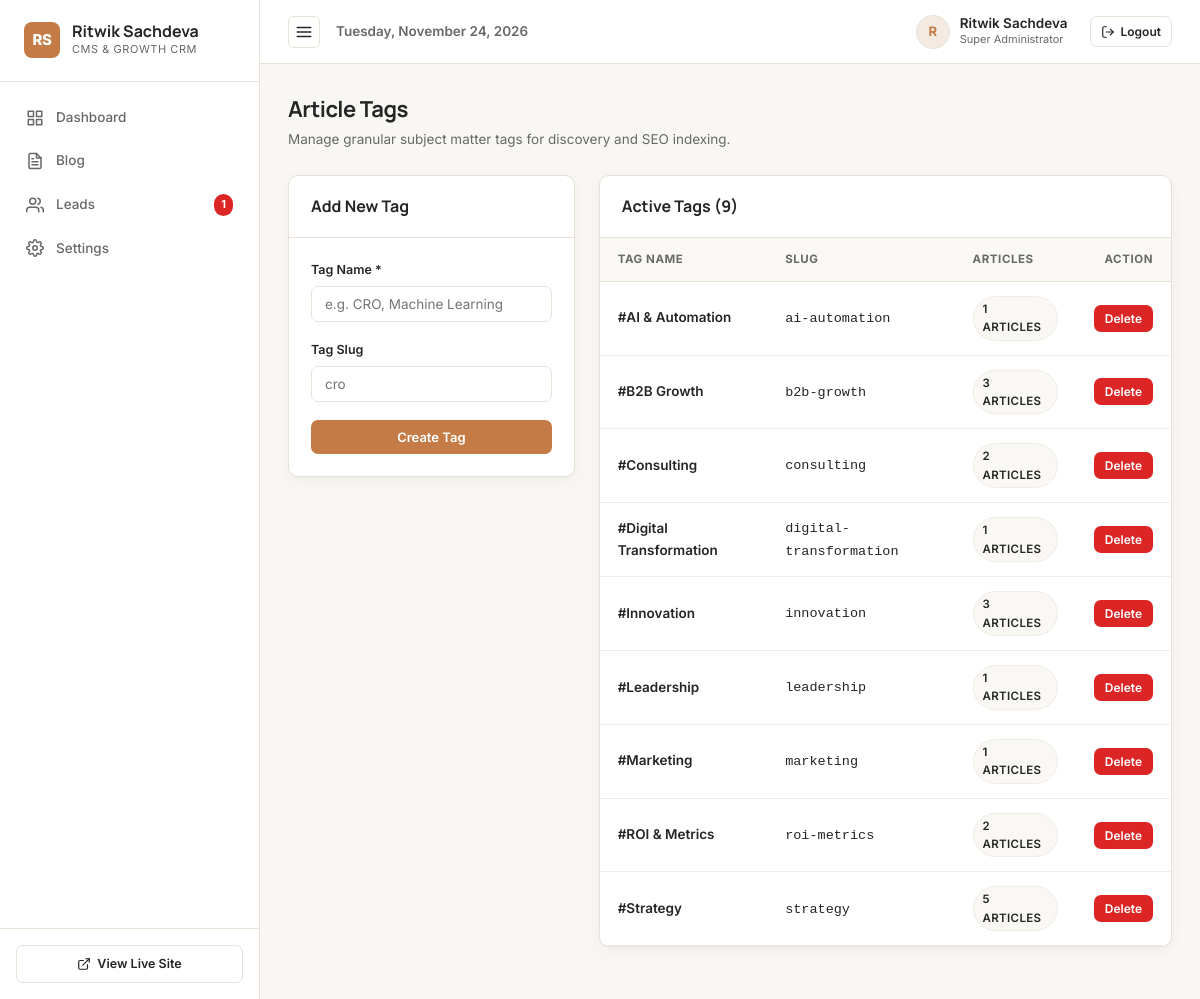
The app's page /admin/tags.php (signed in) with its own data.
### tables this page shows
CREATE TABLE `blog_tags` (
    `id` INT UNSIGNED AUTO_INCREMENT PRIMARY KEY,
    `name` VARCHAR(100) NOT NULL,
    `slug` VARCHAR(120) NOT NULL UNIQUE,
    `created_at` DATETIME NOT NULL DEFAULT CURRENT_TIMESTAMP,
    INDEX `idx_tag_slug` (`slug`)
);

### includes/config.php (called while the page is built, shortened)
<?php
function e($string): string {
    return htmlspecialchars((string)$string, ENT_QUOTES, 'UTF-8');
}

### admin/tags.php (the view, shortened to what this page needs)
<?php
require_once __DIR__ . '/includes/header.php';
$tags = $pdo->query("
    SELECT t.*, COUNT(btr.blog_id) AS blog_count
    FROM blog_tags t
    LEFT JOIN blog_tag_relations btr ON btr.tag_id = t.id
    GROUP BY t.id
    ORDER BY t.name ASC
")->fetchAll();
?>
<div class="admin-page-header">
  <div>
    <h1 class="admin-page-title">Article Tags</h1>
    <p class="admin-page-subtitle">Manage granular subject matter tags for discovery and SEO indexing.</p>
  </div>
</div>
<div style="display: grid; grid-template-columns: 1fr 2fr; gap: 24px; align-items: flex-start;">
  <div class="admin-card">
    <div class="admin-card-header">
      <h3 class="admin-card-title">Add New Tag</h3>
    </div>
    <div class="admin-card-body">
      <form method="POST" action="tags.php">
        <div class="form-group-admin">
          <label for="tag_name" class="form-label-admin">Tag Name *</label>
          <input type="text" id="tag_name" name="name" class="form-control-admin" placeholder="e.g. CRO, Machine Learning" required>
        </div>
        <div class="form-group-admin">
          <label for="tag_slug" class="form-label-admin">Tag Slug</label>
          <input type="text" id="tag_slug" name="slug" class="form-control-admin" placeholder="cro">
        </div>
        <button type="submit" class="btn-admin btn-admin-primary" style="width: 100%;">Create Tag</button>
      </form>
    </div>
  </div>
  <div class="admin-card">
    <div class="admin-card-header">
      <h3 class="admin-card-title">Active Tags (<?= count($tags) ?>)</h3>
    </div>
    <div class="admin-table-wrap">
      <table class="admin-table">
        <thead>
          <tr>
            <th>Tag Name</th>
            <th>Slug</th>
            <th>Articles</th>
            <th style="text-align: right;">Action</th>
          </tr>
        </thead>
        <tbody>
          <?php foreach ($tags as $tag): ?>
            <tr>
              <td>
                <span style="font-weight: 600; color: var(--admin-text-main);">#<?= e($tag['name']) ?></span>
              </td>
              <td><code><?= e($tag['slug']) ?></code></td>
              <td>
                <span class="admin-badge" style="background: #FAF8F5; border: 1px solid var(--admin-border-light);">
                  <?= (int)$tag['blog_count'] ?> articles
                </span>
              </td>
              <td style="text-align: right;">
                <form method="POST" action="tags.php" style="display: inline;" onsubmit="return confirm('Delete this tag?');">
                  <button type="submit" class="btn-admin btn-admin-danger btn-admin-sm">Delete</button>
                </form>
              </td>
            </tr>
          <?php endforeach; ?>
        </tbody>
      </table>
    </div>
  </div>
</div>
<?php require_once __DIR__ . '/includes/footer.php'; ?>

### admin/css/admin.css (style rules this page uses)
* { box-sizing: border-box; margin: 0; padding: 0; }
body { font-family: var(--admin-font-body); background-color: var(--admin-bg); color: var(--admin-text-main); line-height: 1.6; font-size: 14.5px; -webkit-font-smoothing: antialiased; }
.admin-page-header { display: flex; align-items: center; justify-content: space-between; flex-wrap: wrap; gap: 16px; margin-bottom: 24px; }
.admin-page-title { font-family: var(--admin-font-heading); font-size: 22px; font-weight: 700; color: var(--admin-text-main); letter-spacing: -0.02em; }
.admin-page-subtitle { font-size: 13.5px; color: var(--admin-text-muted); margin-top: 2px; }
.admin-card { background: #FFFFFF; border: 1px solid var(--admin-border); border-radius: var(--admin-radius); box-shadow: var(--admin-shadow); overflow: hidden; margin-bottom: 24px; }
.admin-card-header { padding: 18px 22px; border-bottom: 1px solid var(--admin-border); display: flex; align-items: center; justify-content: space-between; flex-wrap: wrap; gap: 12px; }
.admin-card-title { font-family: var(--admin-font-heading); font-size: 16px; font-weight: 700; color: var(--admin-text-main); }
.admin-card-body { padding: 22px; }
.admin-table-wrap { overflow-x: auto; }
.admin-table { width: 100%; border-collapse: collapse; text-align: left; }
.admin-table th { background: #FAF8F5; color: var(--admin-text-muted); font-size: 11.5px; font-weight: 700; text-transform: uppercase; letter-spacing: 0.05em; padding: 12px 18px; border-bottom: 1px solid var(--admin-border); }
.admin-table td { padding: 14px 18px; border-bottom: 1px solid var(--admin-border-light); vertical-align: middle; font-size: 13.5px; }
.admin-badge { display: inline-flex; align-items: center; gap: 5px; padding: 3px 9px; border-radius: 999px; font-size: 11.5px; font-weight: 600; text-transform: uppercase; letter-spacing: 0.03em; }
.btn-admin { display: inline-flex; align-items: center; justify-content: center; gap: 6px; padding: 8px 16px; border-radius: 7px; font-size: 13px; font-weight: 600; cursor: pointer; text-decoration: none; border: 1px solid transparent; transition: all 0.15s ease; font-family: inherit; }
.btn-admin-primary { background: var(--admin-accent); color: #FFFFFF; }
.btn-admin-danger { background: var(--admin-danger); color: #FFFFFF; }
.btn-admin-sm { padding: 5px 10px; font-size: 12px; }
.form-group-admin { margin-bottom: 18px; }
.form-label-admin { display: block; font-size: 12.5px; font-weight: 600; margin-bottom: 6px; color: var(--admin-text-main); }
.form-control-admin { width: 100%; padding: 9px 13px; border-radius: 7px; border: 1px solid var(--admin-border); background: #FFFFFF; color: var(--admin-text-main); font-size: 13.5px; font-family: inherit; transition: border-color 0.15s ease, box-shadow 0.15s ease; }

### records on screen
blog_tags: name "AI & Automation", slug "ai-automation", blog_count "1"
blog_tags: name "B2B Growth", slug "b2b-growth", blog_count "3"
blog_tags: name "Consulting", slug "consulting", blog_count "2"
blog_tags: name "Digital Transformation", slug "digital-transformation", blog_count "1"
blog_tags: name "Innovation", slug "innovation", blog_count "3"
blog_tags: name "Leadership", slug "leadership", blog_count "1"
blog_tags: name "Marketing", slug "marketing", blog_count "1"
blog_tags: name "ROI & Metrics", slug "roi-metrics", blog_count "2"
blog_tags: name "Strategy", slug "strategy", blog_count "5"

### other values on screen
$newLeadsCount "1"
substr($currentUser['name'] ?? 'A', 0, 1) "R"
$currentUser['name'] "Ritwik Sachdeva"
$currentUser['role_display'] "Super Administrator"
count($tags) "9"
